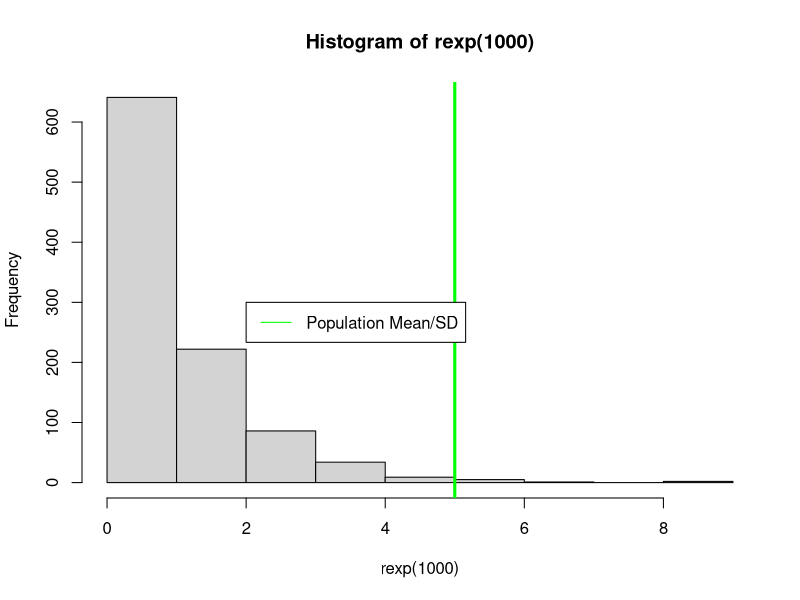
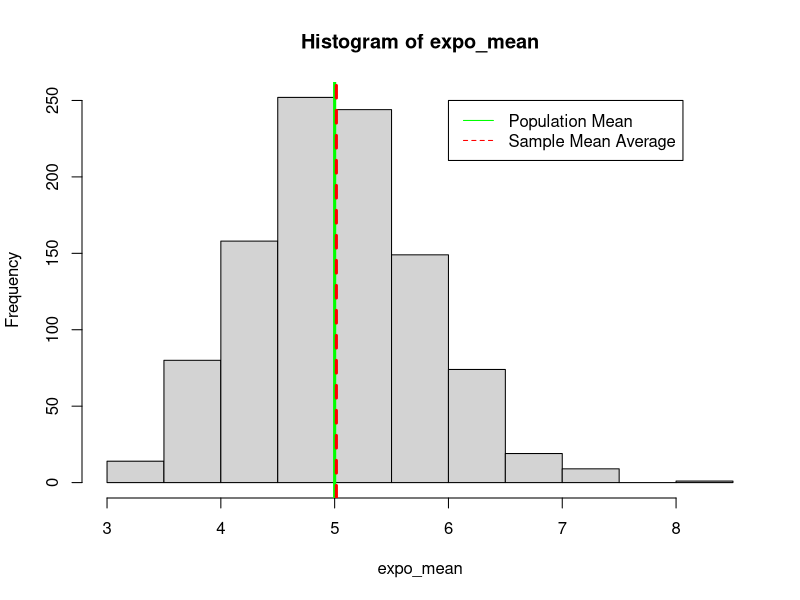
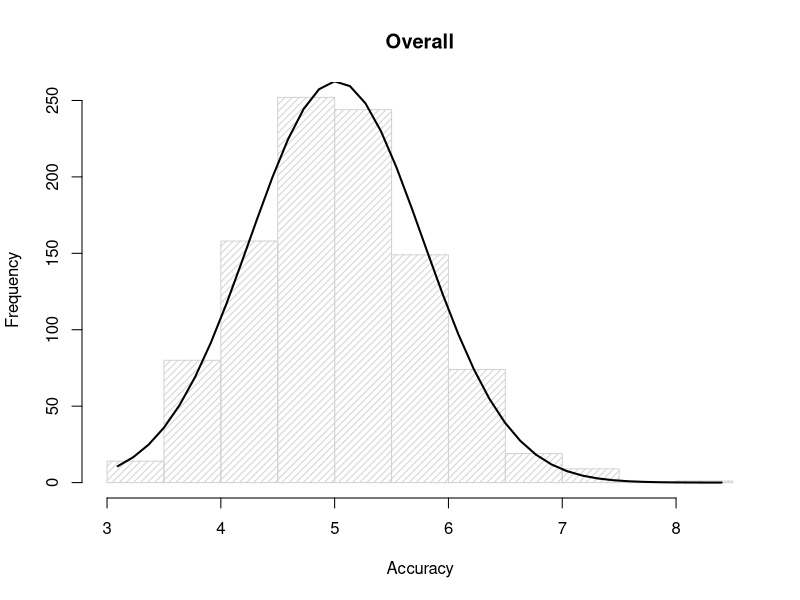

These figures' R source, in order:
##----------------------------------------------------------------------------
##----------------------------------------------------------------------------
##
##  File name:  Assignment.R
##  Date:       08JUNE2019
##
##  Assignment for Statistical Inference
##  
##
##----------------------------------------------------------------------------
##----------------------------------------------------------------------------

##----------------------------------------------------------------------------
## Simulation
##----------------------------------------------------------------------------

#The exponential distribution can be simulated in R with rexp(n, lambda) 
#lambda is the rate parameter, lambda = 0.2 for all of the simulations
#mean of exponential distribution is 1/lambda - population mean
#standard deviation is also 1/lambda - population standard deviation
#variance is standard deviation - (1/lambda)^2
#investigate the distribution of averages of 40 exponentials = n?
#need to do a thousand simulations.

lambda = 0.2
n <- 40

hist(rexp(1000))
abline(v =5, col = "green", lwd = 3)
legend(2, 300, legend="Population Mean/SD",
       col="green", lty=1)

#calculate population parameters
pop.mean <- 1/lambda
pop.sd <- 1/lambda
pop.variance <- 1/lambda^2

# Question 1

#If CTL holds, the average of mean samples should be close to the population mean
#(5) and a variance close to the sd^2/n as size of sample (n) becomes sufficiently
#large

print(pop.mean)

#The theoretical mean should be 5
#Calculating the average of means in 1000 simulations


expo_mean <- NULL
for (i in 1 : 1000) expo_mean = c(expo_mean, mean(rexp(40, 0.2)))
hist(expo_mean)
abline(v = 5, col = "green", lwd = 3)
abline(v = mean(expo_mean), col = "red", lwd = 3, lty =2)
legend(6, 250, legend = c("Population Mean", "Sample Mean Average"),
       col=c("green","red"), lty=c(1,2))

print(mean(expo_mean))

#Question 2

#overlay a random uniform and see how closely they match
#then theoretically calculate the mean
#overlay variance of normal
#theoretically calculate variance and see how lines up


theor.variance <- pop.variance/n
print(theor.variance)

sam.variance <- var(expo_mean)
print(sam.variance)

# Question 3

# Overlay a normal distribution with a mean of 5, standard deviation of
# .79

#plot a normal distribution in R

h <- hist(expo_mean, breaks = 10, density = 20,
          col = "lightgray", xlab = "Accuracy", main = "Overall") 
xfit <- seq(min(expo_mean), max(expo_mean), length = 40) 
yfit <- dnorm(xfit, mean = mean(expo_mean), sd = sd(expo_mean)) 
yfit <- yfit * diff(h$mids[1:2]) * length(expo_mean) 

lines(xfit, yfit, col = "black", lwd = 2)
